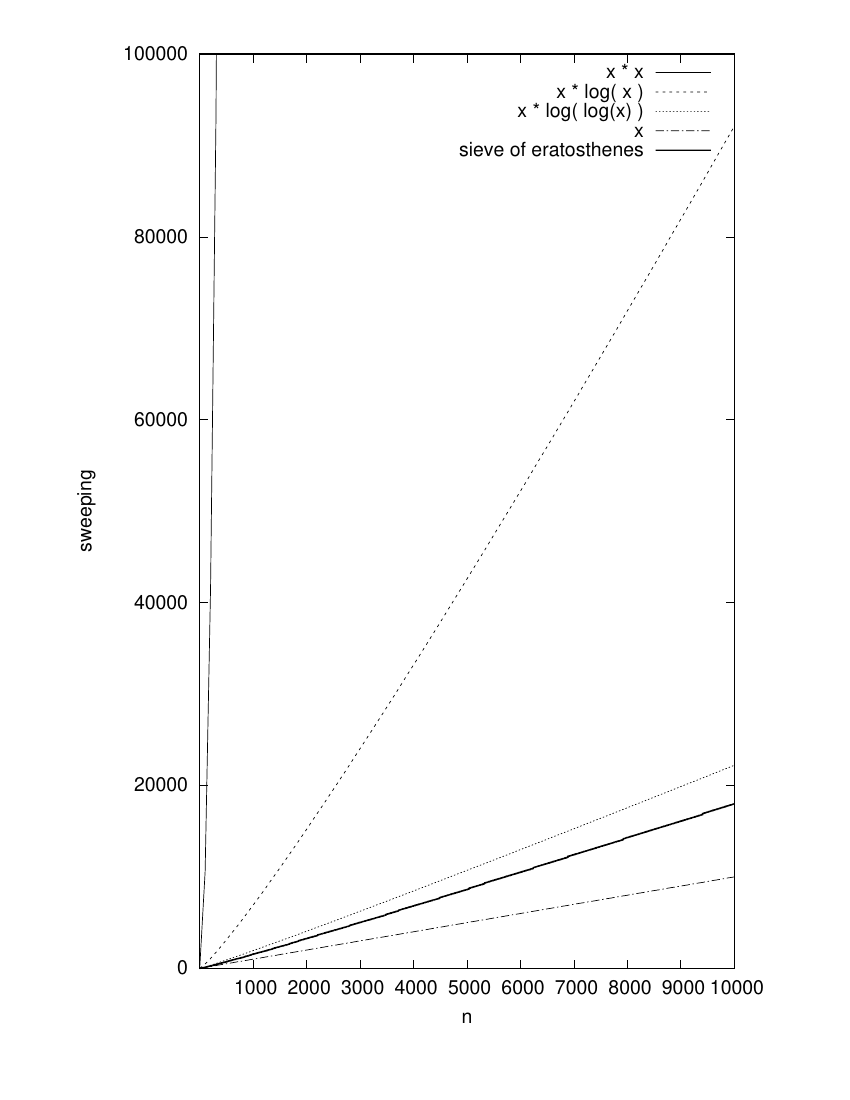

Source code (gnuplot):
set terminal postscript portrait
set nolabel
set xlabel "n"
set xrange [2:10000]
set ylabel "sweeping"
set yrange [0:100000]
set output "sieve.ps"
plot x * x, x * log( x ), x * log( log(x) ), x, "sieve.dat" title "sieve of eratosthenes" with lines
